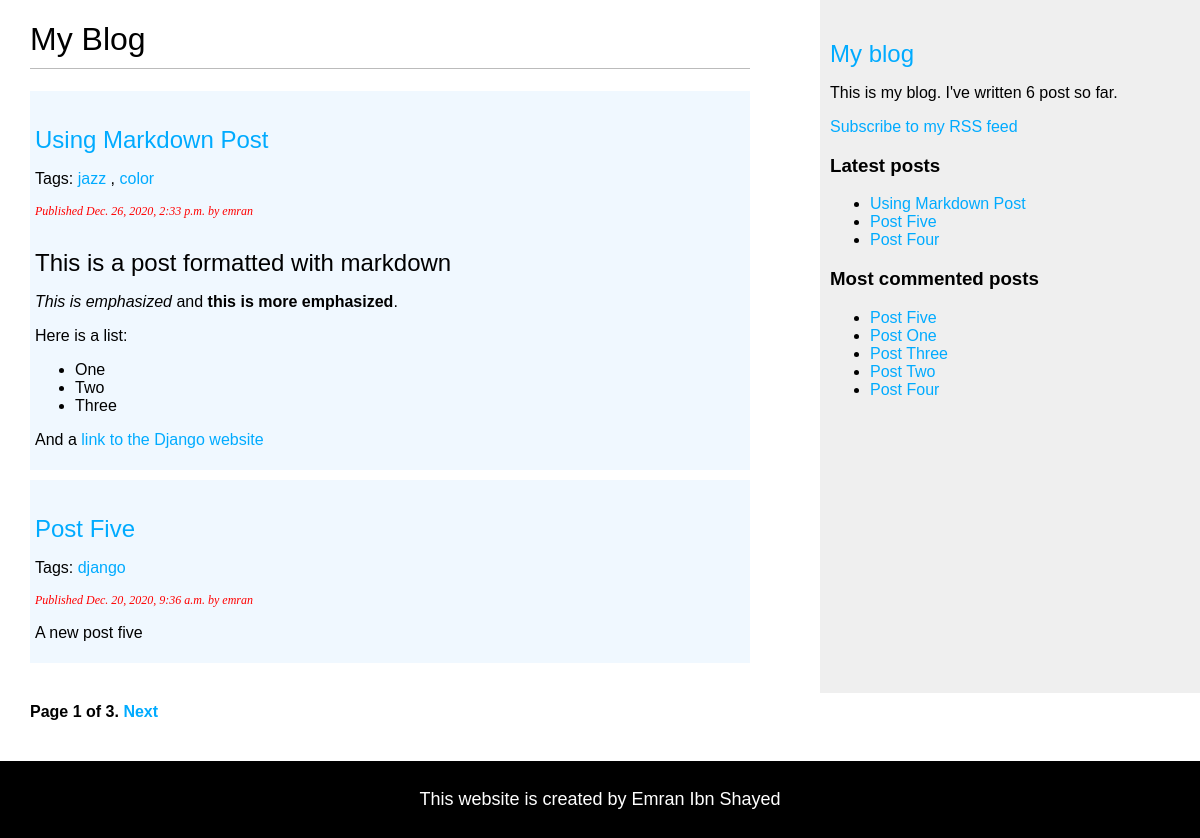
Screenshot of /blog/ with the database file from the repository.
### blog/models.py (models this page shows, shortened)
class Post(models.Model):
    STATUS_CHOICES = (
        ('draft', 'Draft'),
        ('published', 'Published'),
    )
    title       = models.CharField(max_length=250)
    slug        = models.SlugField(max_length=250,
                                   unique_for_date='publish')
    author      = models.ForeignKey(User,
                                    on_delete=models.CASCADE,
                                    related_name='blog_posts')
    body        = models.TextField()
    publish     = models.DateTimeField(default= timezone.now)
    created     = models.DateTimeField(auto_now_add=True)
    updated     = models.DateTimeField(auto_now=True)
    status      = models.CharField(max_length=10,\
                                   choices=STATUS_CHOICES,
                                   default='draft')
    objects     = models.Manager() # the default manager like Post.objects.all()
    published   = PublishedManager() # customized manager
    tags        = TaggableManager()
    class Meta:
        ordering        = ('-publish',) # last post goes first
    def get_absolute_url(self):
        return reverse('blog:post_detail',
                        args=[self.publish.year,
                        self.publish.month,
                        self.publish.day, self.slug])

### blog/views.py (the view)
# urls.py: path('', post_list, name='post_list'),
def post_list(request, tag_slug=None):
    object_list = Post.published.all()
    tag = None
    if tag_slug:
        tag = get_object_or_404(Tag, slug=tag_slug)
        object_list = object_list.filter(tags__in=[tag])
    paginator = Paginator(object_list, 2) # 2 posts in each page
    page = request.GET.get('page')
    try:
        posts = paginator.page(page)
    except PageNotAnInteger:
        posts = paginator.page(1)
    except EmptyPage:
        posts = paginator.page(paginator.num_pages)
    context = {'page': page,'posts': posts, 'tag': tag}
    return render(request, 'post/list.html', context)

### blog/models.py (called while the page is built)
    def get_queryset(self):
        return super(PublishedManager,self) \
                    .get_queryset() \
                    .filter(status='published')

### blog/templatetags/blog_tags.py (called while the page is built)
@register.simple_tag
def total_posts():
    return Post.published.count()

@register.inclusion_tag('post/latest_posts.html')
def show_latest_posts(count=5):
    latest_posts = Post.published.order_by('-publish')[:count]
    return {'latest_posts': latest_posts}

@register.simple_tag
def get_most_commented_posts(count=5):
    return Post.published.annotate(
    total_comments=Count('comments')
    ).order_by('-total_comments')[:count]

@register.filter(name='markdown')
def markdown_format(text):
    return mark_safe(markdown.markdown(text))

### blog/templates/post/list.html (shortened to what this page needs)
{% extends "blog/base.html" %}
{% load blog_tags %}
{% block content %}
    <h1>My Blog</h1>
    {% for post in posts %}
        <div class="post">
            <h2>
                <a href="{{ post.get_absolute_url }}">
                    {{post.title}}
                </a>
            </h2>
            <p class="tags">
                Tags:
                {% for tag in post.tags.all %}
                    <a href="{% url "blog:post_list_by_tag" tag.slug %}">
                    {{ tag.name }}
                    </a>
                    {% if not forloop.last %}, {% endif %}
                {% endfor %}
            </p>
            <p class="date">
                Published {{ post.publish }} by {{ post.author }}
            </p>
            {{ post.body|markdown|truncatewords_html:30 }}
        </div>
    {% endfor %}
    {% include "pagination.html" with page=posts %}
{% endblock %}

### blog/templates/blog/base.html (shortened to what this page needs)
{% load blog_tags %}
{% load static %}
<!DOCTYPE html>
<html>
<head>
    <link href="{% static 'css/blog.css' %}" rel="stylesheet">
</head>
<body>
    <div id="main">
        <div id="content">
            {% block content %}
            {% endblock %}
        </div>
        <div id="sidebar">
            <h2><a href="{% url 'blog:post_list' %}">My blog</a></h2>
            <p>This is my blog. I've written {% total_posts %} post so far.</p>
            <p>
                <a href="{% url "blog:post_feed" %}">Subscribe to my RSS feed</a>
            </p>
            <h3>Latest posts</h3>
            {% show_latest_posts 3 %}
            <h3>Most commented posts</h3>
            {% get_most_commented_posts as most_commented_posts %}
            <ul>
                {% for post in most_commented_posts %}
                    <li>
                        <a href="{{ post.get_absolute_url }}">{{ post.title }}</a>
                    </li>
                {% endfor %}
            </ul>
        </div>
    </div>
    <div id="footer">
        <p>This website is created by Emran Ibn Shayed</p>
    </div>
</body>
</html>

### blog/templates/post/latest_posts.html
<ul>
    {% for post in latest_posts %}
        <li>
            <a href="{{ post.get_absolute_url }}">{{ post.title }}</a>
        </li>
    {% endfor %}
</ul>

### blog/static/css/blog.css (style rules this page uses)
body { margin:0; padding:0; font-family:helvetica, sans-serif; }
a { color:#00abff; text-decoration:none; }
h1 { font-weight:normal; border-bottom:1px solid #bbb; padding:0 0 10px 0; }
h2 { font-weight:normal; margin:30px 0 0; }
#main { width: 100%; height: calc(100vh - 127px); }
#content { float:left; width:60%; padding:0 0 0 30px; }
#sidebar { float:right; width:30%; padding:10px; background:#efefef; height:100%; }
#footer { clear: both; margin-top: 50px; background-color: #000; color: #fff; font-size: 18px; padding: 10px; text-align: center; }
.post { background-color: aliceblue; padding: 5px; margin: 10px 0; }
p.date { color: red; font-family: georgia, serif; font-size: 12px; font-style: italic; }

### rows the page displays
Post: title "Using Markdown Post", publish "Dec. 26, 2020, 2:33 p.m.", author "emran", body "This is a post formatted with markdown This is emphasized and this is more emphasized . Here is a list: One Two Three And a link to the Django website"
Tag: name "jazz"
Tag: name "color"
Post: title "Post Five", publish "Dec. 20, 2020, 9:36 a.m.", author "emran", body "A new post five"
Tag: name "django"
Post: title "Post Four"
Post: title "Post One"
Post: title "Post Three"
Post: title "Post Two"

### other values shown
{{ page.number }} "1"
{{ page.paginator.num_pages }} "3"
